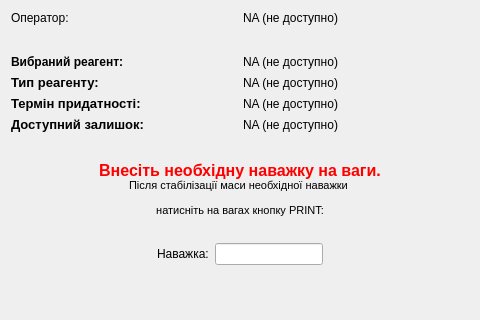
<?xml version="1.0" encoding="UTF-8"?>
<ui version="4.0">
 <class>weightReagentDlg</class>
 <widget class="QDialog" name="weightReagentDlg">
  <property name="geometry">
   <rect>
    <x>0</x>
    <y>0</y>
    <width>480</width>
    <height>320</height>
   </rect>
  </property>
  <property name="windowTitle">
   <string>Reagents and hardware - Step 3</string>
  </property>
  <layout class="QVBoxLayout" name="verticalLayout">
   <item>
    <layout class="QHBoxLayout" name="horizontalLayout_6">
     <item>
      <widget class="QLabel" name="operatorNameLabel">
       <property name="text">
        <string>Оператор:</string>
       </property>
      </widget>
     </item>
     <item>
      <widget class="QLabel" name="operatorNameHolders3">
       <property name="text">
        <string>NA (не доступно)</string>
       </property>
      </widget>
     </item>
    </layout>
   </item>
   <item>
    <spacer name="verticalSpacer_3">
     <property name="orientation">
      <enum>Qt::Vertical</enum>
     </property>
     <property name="sizeHint" stdset="0">
      <size>
       <width>17</width>
       <height>17</height>
      </size>
     </property>
    </spacer>
   </item>
   <item>
    <layout class="QVBoxLayout" name="verticalLayout_2">
     <item>
      <layout class="QHBoxLayout" name="horizontalLayout">
       <item>
        <widget class="QLabel" name="srLabel">
         <property name="font">
          <font>
           <pointsize>10</pointsize>
           <weight>75</weight>
           <bold>true</bold>
          </font>
         </property>
         <property name="text">
          <string>&lt;!DOCTYPE HTML PUBLIC &quot;-//W3C//DTD HTML 4.0//EN&quot; &quot;http://www.w3.org/TR/REC-html40/strict.dtd&quot;&gt;
&lt;html&gt;&lt;head&gt;&lt;meta name=&quot;qrichtext&quot; content=&quot;1&quot; /&gt;&lt;style type=&quot;text/css&quot;&gt;
p, li { white-space: pre-wrap; }
&lt;/style&gt;&lt;/head&gt;&lt;body style=&quot; font-family:'Noto Sans'; font-size:9pt; font-weight:400; font-style:normal;&quot;&gt;
&lt;p style=&quot; margin-top:12px; margin-bottom:12px; margin-left:0px; margin-right:0px; -qt-block-indent:0; text-indent:0px;&quot;&gt;&lt;span style=&quot; font-weight:600;&quot;&gt;Вибраний реагент:&lt;/span&gt;&lt;/p&gt;&lt;/body&gt;&lt;/html&gt;</string>
         </property>
        </widget>
       </item>
       <item>
        <widget class="QLabel" name="selectedReagentLabel">
         <property name="text">
          <string>NA (не доступно)</string>
         </property>
        </widget>
       </item>
      </layout>
     </item>
     <item>
      <layout class="QHBoxLayout" name="horizontalLayout_2">
       <item>
        <widget class="QLabel" name="rtLabel">
         <property name="font">
          <font>
           <pointsize>10</pointsize>
           <weight>75</weight>
           <bold>true</bold>
          </font>
         </property>
         <property name="text">
          <string>Тип реагенту:</string>
         </property>
        </widget>
       </item>
       <item>
        <widget class="QLabel" name="reagentTypeLabel">
         <property name="text">
          <string>NA (не доступно)</string>
         </property>
        </widget>
       </item>
      </layout>
     </item>
     <item>
      <layout class="QHBoxLayout" name="horizontalLayout_3">
       <item>
        <widget class="QLabel" name="edLabel">
         <property name="font">
          <font>
           <pointsize>10</pointsize>
           <weight>75</weight>
           <bold>true</bold>
          </font>
         </property>
         <property name="text">
          <string>Термін придатності:</string>
         </property>
        </widget>
       </item>
       <item>
        <widget class="QLabel" name="expDateLabel">
         <property name="text">
          <string>NA (не доступно)</string>
         </property>
        </widget>
       </item>
      </layout>
     </item>
     <item>
      <layout class="QHBoxLayout" name="horizontalLayout_4">
       <item>
        <widget class="QLabel" name="aaLabel">
         <property name="font">
          <font>
           <pointsize>10</pointsize>
           <weight>75</weight>
           <bold>true</bold>
          </font>
         </property>
         <property name="text">
          <string>Доступний залишок:</string>
         </property>
        </widget>
       </item>
       <item>
        <widget class="QLabel" name="availableAmountLabel">
         <property name="text">
          <string>NA (не доступно)</string>
         </property>
        </widget>
       </item>
      </layout>
     </item>
    </layout>
   </item>
   <item>
    <spacer name="verticalSpacer">
     <property name="orientation">
      <enum>Qt::Vertical</enum>
     </property>
     <property name="sizeHint" stdset="0">
      <size>
       <width>18</width>
       <height>17</height>
      </size>
     </property>
    </spacer>
   </item>
   <item>
    <widget class="QLabel" name="instructionLabels3">
     <property name="text">
      <string>&lt;html&gt;&lt;head/&gt;&lt;body&gt;&lt;p align=&quot;center&quot;&gt;&lt;span style=&quot; font-size:12pt; font-weight:600; color:#ff0000;&quot;&gt;Внесіть необхідну наважку на ваги.&lt;/span&gt;&lt;br/&gt;&lt;span style=&quot; font-size:8pt;&quot;&gt;Після стабілізації маси необхідної наважки &lt;/span&gt;&lt;/p&gt;&lt;p align=&quot;center&quot;&gt;&lt;span style=&quot; font-size:8pt;&quot;&gt;натисніть на вагах кнопку PRINT:&lt;/span&gt;&lt;/p&gt;&lt;/body&gt;&lt;/html&gt;</string>
     </property>
     <property name="alignment">
      <set>Qt::AlignCenter</set>
     </property>
    </widget>
   </item>
   <item>
    <widget class="QLabel" name="buttonPreviewLabel">
     <property name="text">
      <string/>
     </property>
     <property name="pixmap">
      <pixmap resource="reagentterminal.qrc">:/Icons/print_button_0.png</pixmap>
     </property>
     <property name="alignment">
      <set>Qt::AlignCenter</set>
     </property>
    </widget>
   </item>
   <item>
    <layout class="QHBoxLayout" name="horizontalLayout_7">
     <item>
      <spacer name="horizontalSpacer">
       <property name="orientation">
        <enum>Qt::Horizontal</enum>
       </property>
       <property name="sizeHint" stdset="0">
        <size>
         <width>40</width>
         <height>20</height>
        </size>
       </property>
      </spacer>
     </item>
     <item>
      <layout class="QHBoxLayout" name="horizontalLayout_5">
       <item>
        <widget class="QLabel" name="weightLabel">
         <property name="text">
          <string>Наважка:</string>
         </property>
        </widget>
       </item>
       <item>
        <widget class="QLineEdit" name="weightLineEdit">
         <property name="toolTip">
          <string>&lt;html&gt;&lt;head/&gt;&lt;body&gt;&lt;p&gt;Ви можете ввести наважку вручну, якщо система автоматичної фіксації не спрацювала! Після завершення введення натисніть &lt;span style=&quot; font-weight:600;&quot;&gt;ENTER&lt;/span&gt;&lt;/p&gt;&lt;/body&gt;&lt;/html&gt;</string>
         </property>
        </widget>
       </item>
      </layout>
     </item>
     <item>
      <spacer name="horizontalSpacer_2">
       <property name="orientation">
        <enum>Qt::Horizontal</enum>
       </property>
       <property name="sizeHint" stdset="0">
        <size>
         <width>40</width>
         <height>20</height>
        </size>
       </property>
      </spacer>
     </item>
    </layout>
   </item>
   <item>
    <spacer name="verticalSpacer_2">
     <property name="orientation">
      <enum>Qt::Vertical</enum>
     </property>
     <property name="sizeHint" stdset="0">
      <size>
       <width>456</width>
       <height>13</height>
      </size>
     </property>
    </spacer>
   </item>
   <item>
    <widget class="QLabel" name="logoLabel">
     <property name="text">
      <string/>
     </property>
     <property name="pixmap">
      <pixmap resource="reagentterminal.qrc">:/Icons/uflogo.png</pixmap>
     </property>
     <property name="alignment">
      <set>Qt::AlignRight|Qt::AlignTrailing|Qt::AlignVCenter</set>
     </property>
    </widget>
   </item>
  </layout>
 </widget>
 <resources>
  <include location="reagentterminal.qrc"/>
 </resources>
 <connections/>
</ui>
